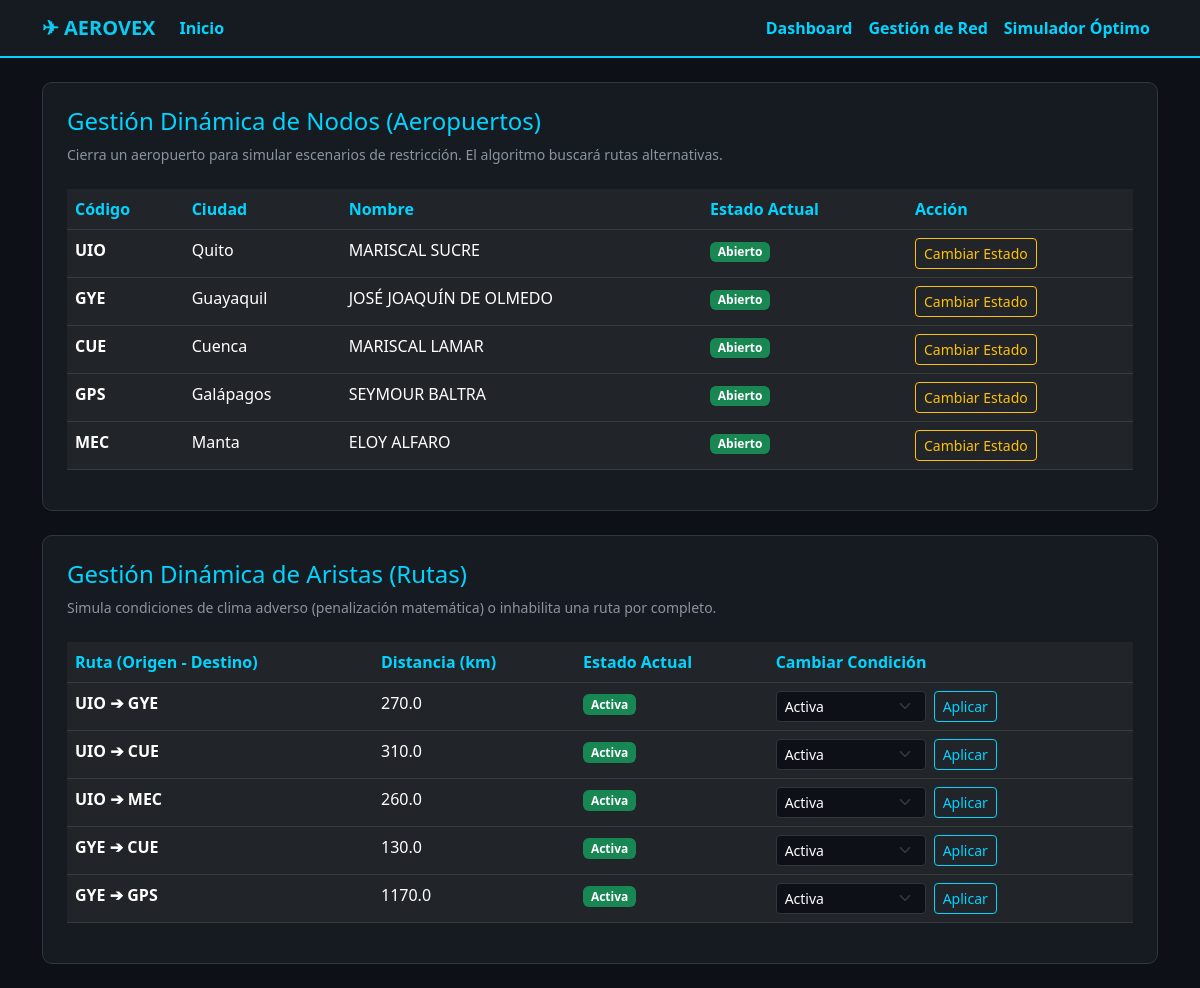
The page /aeropuertos on the database as committed earlier.
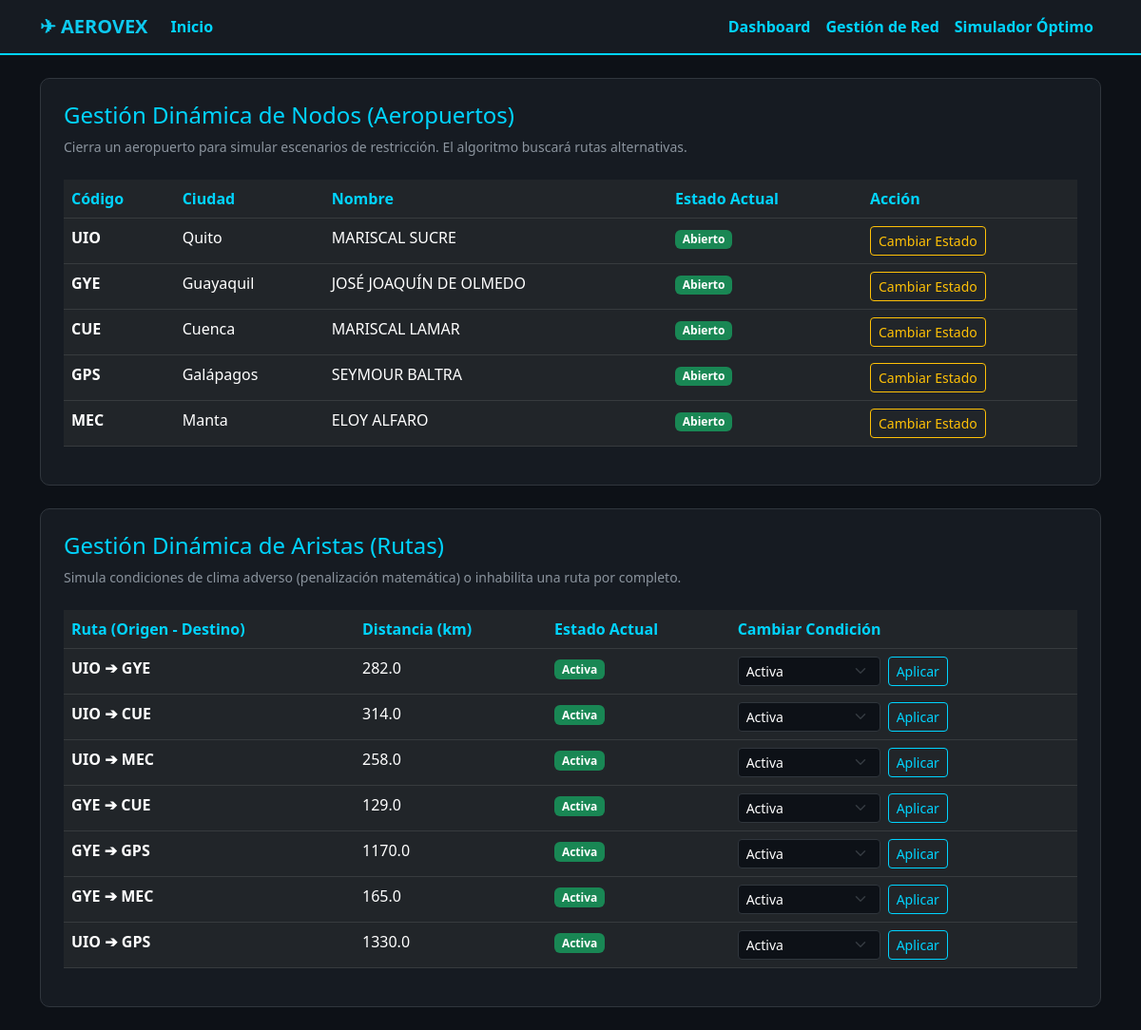
The same page on the database as committed later.
### models.py (models this page shows)
class Aeropuerto(db.Model):
    id = db.Column(db.Integer, primary_key=True)
    codigo = db.Column(db.String(10), unique=True, nullable=False)
    nombre = db.Column(db.String(100), nullable=False)
    ciudad = db.Column(db.String(100), nullable=False)
    latitud = db.Column(db.Float, nullable=False)
    longitud = db.Column(db.Float, nullable=False)
    estado = db.Column(db.String(20), default="Abierto")

class Ruta(db.Model):
    id = db.Column(db.Integer, primary_key=True)
    origen_id = db.Column(db.Integer, db.ForeignKey('aeropuerto.id'), nullable=False)
    destino_id = db.Column(db.Integer, db.ForeignKey('aeropuerto.id'), nullable=False)
    distancia = db.Column(db.Float, nullable=False)
    tiempo = db.Column(db.Float, nullable=False)
    costo = db.Column(db.Float, nullable=False)
    consumo = db.Column(db.Float, nullable=False)
    estado = db.Column(db.String(30), default="Activa")
    origen = db.relationship("Aeropuerto", foreign_keys=[origen_id])
    destino = db.relationship("Aeropuerto", foreign_keys=[destino_id])

### app.py (the view, shortened to what this page needs)
@app.route("/aeropuertos", methods=["GET", "POST"])
def aeropuertos():
    lista_aero = Aeropuerto.query.all()
    lista_rutas = Ruta.query.all()
    rutas_unicas = [r for r in lista_rutas if r.origen_id < r.destino_id]
    return render_template("aeropuertos.html", aeropuertos=lista_aero, rutas=rutas_unicas)

### templates/aeropuertos.html (shortened to what this page needs)
{% extends 'base.html' %}
{% block content %}
<div class="row mb-4">
    <div class="col-12">
        <div class="card p-4">
            <h4 style="color:#00d4ff;">Gestión Dinámica de Nodos (Aeropuertos)</h4>
            <p class="text-secondary small">Cierra un aeropuerto para simular escenarios de restricción. El algoritmo buscará rutas alternativas.</p>
            <table class="table table-dark table-hover mt-2">
                <thead>
                    <tr>
                        <th>Código</th>
                        <th>Ciudad</th>
                        <th>Nombre</th>
                        <th>Estado Actual</th>
                        <th>Acción</th>
                    </tr>
                </thead>
                <tbody>
                    {% for a in aeropuertos %}
                    <tr>
                        <td><strong>{{ a.codigo }}</strong></td>
                        <td>{{ a.ciudad }}</td>
                        <td>{{ a.nombre }}</td>
                        <td>
                            {% if a.estado == 'Abierto' %}
                                <span class="badge bg-success">Abierto</span>
                            {% else %}
                                <span class="badge bg-danger">Cerrado</span>
                            {% endif %}
                        </td>
                        <td>
                            <a href="/toggle_aeropuerto/{{ a.id }}" class="btn btn-sm btn-outline-warning">Cambiar Estado</a>
                        </td>
                    </tr>
                    {% endfor %}
                </tbody>
            </table>
        </div>
    </div>
</div>
<div class="row mb-4">
    <div class="col-12">
        <div class="card p-4">
            <h4 style="color:#00d4ff;">Gestión Dinámica de Aristas (Rutas)</h4>
            <p class="text-secondary small">Simula condiciones de clima adverso (penalización matemática) o inhabilita una ruta por completo.</p>
            <table class="table table-dark table-hover mt-2">
                <thead>
                    <tr>
                        <th>Ruta (Origen - Destino)</th>
                        <th>Distancia (km)</th>
                        <th>Estado Actual</th>
                        <th>Cambiar Condición</th>
                    </tr>
                </thead>
                <tbody>
                    {% for r in rutas %}
                    <tr>
                        <td><strong>{{ r.origen.codigo }} ➔ {{ r.destino.codigo }}</strong></td>
                        <td>{{ r.distancia }}</td>
                        <td>
                            {% if r.estado == 'Activa' %} <span class="badge bg-success">Activa</span>
                            {% elif r.estado == 'Clima Adverso' %} <span class="badge bg-warning text-dark">Clima Adverso</span>
                            {% else %} <span class="badge bg-danger">Inhabilitada</span>
                            {% endif %}
                        </td>
                        <td>
                            <form action="/estado_ruta/{{ r.id }}" method="POST" class="d-flex gap-2">
                                <select name="estado" class="form-select form-select-sm" style="width: 150px;">
                                    <option value="Activa" {% if r.estado == 'Activa' %}selected{% endif %}>Activa</option>
                                </select>
                                <button type="submit" class="btn btn-sm btn-neon">Aplicar</button>
                            </form>
                        </td>
                    </tr>
                    {% endfor %}
                </tbody>
            </table>
        </div>
    </div>
</div>
{% endblock %}

### templates/base.html (shortened to what this page needs)
<!DOCTYPE html>
<html lang="es">
<head>
    <link href="https://cdn.jsdelivr.net/npm/bootstrap@5.3.0/dist/css/bootstrap.min.css" rel="stylesheet">
    <link rel="stylesheet" href="https://unpkg.com/leaflet@1.9.4/dist/leaflet.css" />
</head>
<body>
    <nav class="navbar navbar-expand-lg navbar-custom mb-4">
        <div class="container">
            <a class="navbar-brand text-info fw-bold" href="/">✈ AEROVEX</a>
            <div class="collapse navbar-collapse" id="navbarNav">
                <ul class="navbar-nav me-auto">
                    <li class="nav-item"><a class="nav-link" href="/">Inicio</a></li>
                </ul>
                <ul class="navbar-nav ms-auto">
                    <li class="nav-item"><a class="nav-link" href="/dashboard">Dashboard</a></li>
                    <li class="nav-item"><a class="nav-link" href="/aeropuertos">Gestión de Red</a></li>
                    <li class="nav-item"><a class="nav-link" href="/rutas">Simulador Óptimo</a></li>
                </ul>
            </div>
        </div>
    </nav>
    <div class="container">
        {% block content %}{% endblock %}
    </div>
</body>
</html>

### templates/base.html (style rules this page uses)
body { background-color: #0d1117; color: #e6edf3; font-family: 'Segoe UI', Tahoma, Geneva, Verdana, sans-serif; }
.navbar-custom { background-color: #161b22; border-bottom: 2px solid #00d4ff; }
.nav-link { color: #00d4ff !important; font-weight: bold; }
.card { background-color: #161b22; border: 1px solid #30363d; border-radius: 10px; }
.form-control, .form-select { background-color: #0d1117; color: #ffffff !important; border: 1px solid #30363d; }
.btn-neon { background-color: transparent; color: #00d4ff; border: 1px solid #00d4ff; transition: all 0.3s; }
table { color: #e6edf3 !important; }
thead th { color: #00d4ff !important; }
.text-secondary { color: #8b949e !important; }

Rows that differ between the two databases and show on the page:
changed Ruta (number 1 of 7 on the later page): distancia "270.0" → "282.0"
changed Ruta (number 2 of 7 on the later page): distancia "310.0" → "314.0"
changed Ruta (number 3 of 7 on the later page): distancia "260.0" → "258.0"
changed Ruta (number 4 of 7 on the later page): distancia "130.0" → "129.0"
added Ruta: origen.codigo "GYE", destino.codigo "MEC", distancia "165.0", shows "Activa", estado "Activa"
added Ruta: origen.codigo "UIO", destino.codigo "GPS", distancia "1330.0", shows "Activa", estado "Activa"
